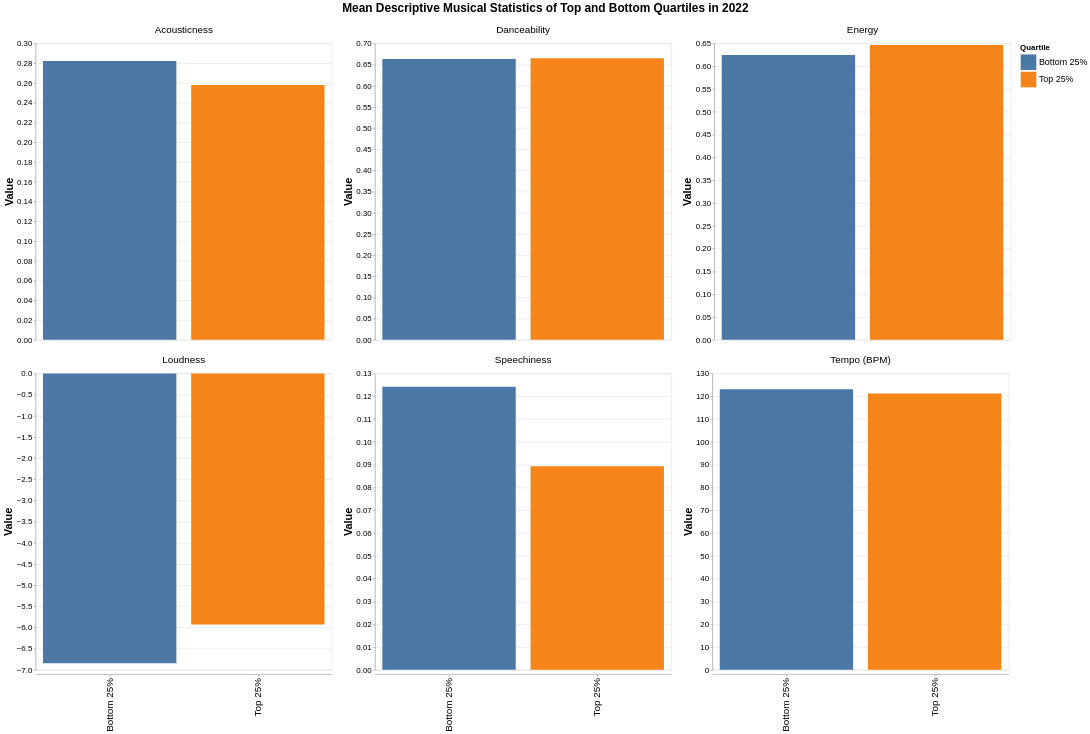

Notebook code for this chart:
### Code cell
q1plot = alt.Chart(df1_melted).mark_bar().encode(
    x= alt.X("CATEGORY",title = None),
    y = alt.Y("sum(value)", title= "Value"),
    color = alt.Color("CATEGORY",legend=alt.Legend(titleFontSize=16, labelFontSize=18, symbolSize=1000,title = "Quartile")),
    facet=alt.Facet('metric:N', columns = 3, title = None)
).properties(width = 600, height = 600, title = "Mean Descriptive Musical Statistics of Top and Bottom Quartiles in 2022").resolve_scale(
    y='independent'
).configure_axisY(
    titleFontSize=22,
    labelFontSize=16).configure_header(
    labelFontSize=20, 
    labelPadding=10,     
    titleFontSize=24).configure_title(
    fontSize=24,
    anchor='middle',
    offset=20).configure_axisX(
    titleFontSize=22,
    labelFontSize=20)
q1plot

### Figure 1 — Vega-Lite specification as saved in the notebook (floating-point values rounded to 4 significant figures)
{"config": {"view": {"continuousWidth": 300, "continuousHeight": 300}, "axisX": {"labelFontSize": 20, "titleFontSize": 22}, "axisY": {"labelFontSize": 16, "titleFontSize": 22}, "header": {"labelFontSize": 20, "labelPadding": 10, "titleFontSize": 24}, "title": {"anchor": "middle", "fontSize": 24, "offset": 20}}, "data": {"name": "data-dfdc99cacda18c3f939a6cc351c1efcb"}, "mark": {"type": "bar"}, "encoding": {"color": {"field": "CATEGORY", "legend": {"labelFontSize": 18, "symbolSize": 1000, "title": "Quartile", "titleFontSize": 16}, "type": "nominal"}, "facet": {"columns": 3, "field": "metric", "title": null, "type": "nominal"}, "x": {"field": "CATEGORY", "title": null, "type": "nominal"}, "y": {"aggregate": "sum", "field": "value", "title": "Value", "type": "quantitative"}}, "height": 600, "resolve": {"scale": {"y": "independent"}}, "title": "Mean Descriptive Musical Statistics of Top and Bottom Quartiles in 2022", "width": 600, "$schema": "https://vega.github.io/schema/vega-lite/v6.1.0.json", "datasets": {"data-dfdc99cacda18c3f939a6cc351c1efcb": [{"CATEGORY": "Top 25%", "metric": "Danceability", "value": 0.6649}, {"CATEGORY": "Bottom 25%", "metric": "Danceability", "value": 0.6631}, {"CATEGORY": "Top 25%", "metric": "Energy", "value": 0.6469}, {"CATEGORY": "Bottom 25%", "metric": "Energy", "value": 0.625}, {"CATEGORY": "Top 25%", "metric": "Tempo (BPM)", "value": 121.2}, {"CATEGORY": "Bottom 25%", "metric": "Tempo (BPM)", "value": 123.1}, {"CATEGORY": "Top 25%", "metric": "Loudness", "value": -5.93}, {"CATEGORY": "Bottom 25%", "metric": "Loudness", "value": -6.843}, {"CATEGORY": "Top 25%", "metric": "Acousticness", "value": 0.2581}, {"CATEGORY": "Bottom 25%", "metric": "Acousticness", "value": 0.2824}, {"CATEGORY": "Top 25%", "metric": "Speechiness", "value": 0.08928}, {"CATEGORY": "Bottom 25%", "metric": "Speechiness", "value": 0.1242}]}}
